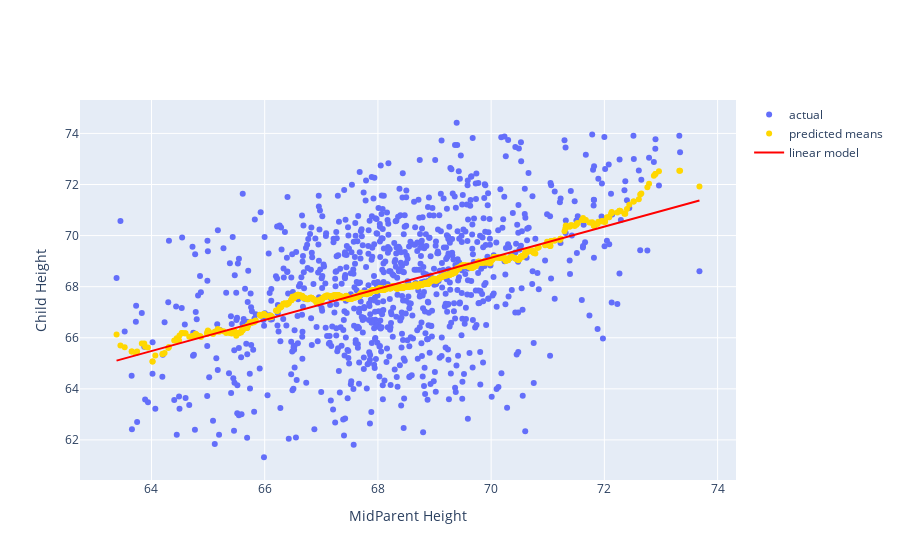

Write notebook code for a chart like this one.
### Markdown cell above
Let's see what our linear model looks like.

### Code cell
fig = go.Figure()
fig.add_trace(go.Scatter(x = df['parent'], y = df['child'], mode = 'markers', name = 'actual'))
fig.add_trace(go.Scatter(x = df['parent'], y = df['child_predicted'], mode = 'markers', name = 'predicted means', line=dict(color='gold')))
fig.add_trace(go.Scatter(x = df['parent'], y = ahat + bhat*df['parent'], name = 'linear model', line=dict(color='red')))


fig.update_layout(xaxis_title = 'MidParent Height', yaxis_title = 'Child Height')

### Figure 1 — Plotly figure (JSON) as saved in the notebook; plotly's stock layout.template omitted (floating-point values rounded to 4 significant figures; data arrays with more than 128 entries replaced by an {"elided": "..."} marker saying what was removed)
{"data": [{"mode": "markers", "name": "actual", "type": "scatter", "x": {"elided": "928 float values"}, "y": {"elided": "928 float values"}}, {"line": {"color": "gold"}, "mode": "markers", "name": "predicted means", "type": "scatter", "x": {"elided": "928 float values"}, "y": {"elided": "928 float values"}}, {"line": {"color": "red"}, "name": "linear model", "type": "scatter", "x": {"elided": "928 float values"}, "y": {"elided": "928 float values"}}], "layout": {"xaxis": {"title": {"text": "MidParent Height"}}, "yaxis": {"title": {"text": "Child Height"}}}}
